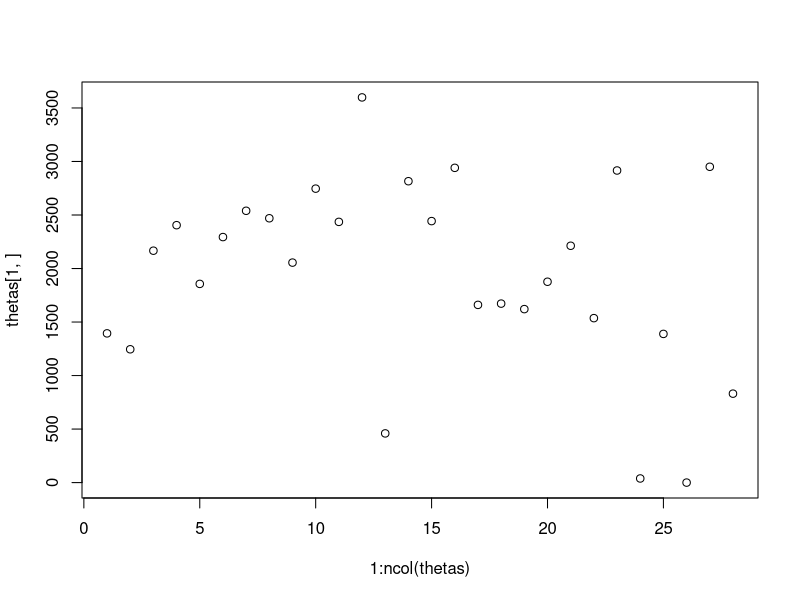

The R source for this figure:

data <- read.table('constant-size-estimates.txt', header=FALSE)
thetas <- data[,-ncol(data)]


plot(1:ncol(thetas), thetas[1,])
